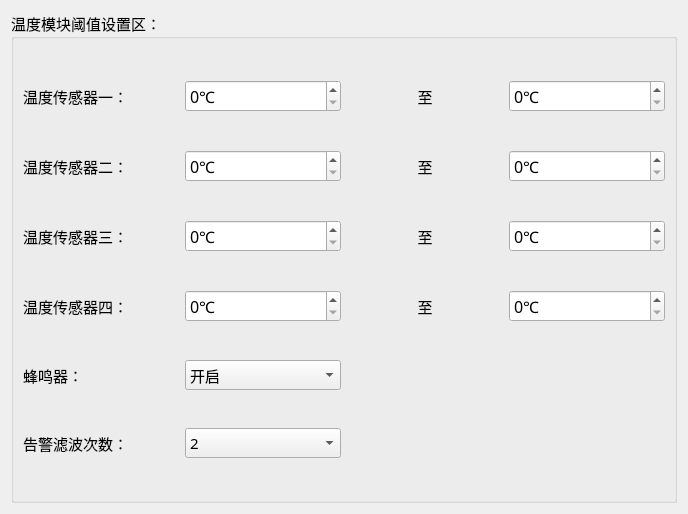
<?xml version="1.0" encoding="UTF-8"?>
<ui version="4.0">
 <class>Set_temper</class>
 <widget class="QWidget" name="Set_temper">
  <property name="geometry">
   <rect>
    <x>0</x>
    <y>0</y>
    <width>688</width>
    <height>514</height>
   </rect>
  </property>
  <property name="sizePolicy">
   <sizepolicy hsizetype="Preferred" vsizetype="Preferred">
    <horstretch>0</horstretch>
    <verstretch>0</verstretch>
   </sizepolicy>
  </property>
  <property name="windowTitle">
   <string>Form</string>
  </property>
  <layout class="QVBoxLayout" name="verticalLayout">
   <item>
    <widget class="QGroupBox" name="groupBox">
     <property name="font">
      <font>
       <family>微软雅黑</family>
       <pointsize>11</pointsize>
      </font>
     </property>
     <property name="title">
      <string>温度模块阈值设置区：</string>
     </property>
     <layout class="QGridLayout" name="gridLayout">
      <item row="3" column="0">
       <widget class="QLabel" name="tem4">
        <property name="font">
         <font>
          <family>微软雅黑</family>
          <pointsize>11</pointsize>
         </font>
        </property>
        <property name="text">
         <string>温度传感器四：</string>
        </property>
       </widget>
      </item>
      <item row="5" column="0">
       <widget class="QLabel" name="label_3">
        <property name="font">
         <font>
          <family>微软雅黑</family>
          <pointsize>11</pointsize>
         </font>
        </property>
        <property name="text">
         <string>告警滤波次数：</string>
        </property>
       </widget>
      </item>
      <item row="0" column="1">
       <widget class="QDoubleSpinBox" name="tem_minSpinBox_1">
        <property name="sizePolicy">
         <sizepolicy hsizetype="Preferred" vsizetype="Fixed">
          <horstretch>0</horstretch>
          <verstretch>0</verstretch>
         </sizepolicy>
        </property>
        <property name="font">
         <font>
          <family>微软雅黑</family>
          <pointsize>12</pointsize>
         </font>
        </property>
        <property name="wrapping">
         <bool>false</bool>
        </property>
        <property name="suffix">
         <string>℃</string>
        </property>
        <property name="decimals">
         <number>0</number>
        </property>
       </widget>
      </item>
      <item row="1" column="3">
       <widget class="QDoubleSpinBox" name="tem_maxSpinBox_2">
        <property name="sizePolicy">
         <sizepolicy hsizetype="Preferred" vsizetype="Fixed">
          <horstretch>0</horstretch>
          <verstretch>0</verstretch>
         </sizepolicy>
        </property>
        <property name="font">
         <font>
          <family>微软雅黑</family>
          <pointsize>12</pointsize>
         </font>
        </property>
        <property name="suffix">
         <string>℃</string>
        </property>
        <property name="decimals">
         <number>0</number>
        </property>
       </widget>
      </item>
      <item row="2" column="2">
       <widget class="QLabel" name="tem3_3">
        <property name="font">
         <font>
          <family>微软雅黑</family>
          <pointsize>11</pointsize>
         </font>
        </property>
        <property name="text">
         <string>至</string>
        </property>
        <property name="alignment">
         <set>Qt::AlignCenter</set>
        </property>
       </widget>
      </item>
      <item row="2" column="0">
       <widget class="QLabel" name="tem3">
        <property name="font">
         <font>
          <family>微软雅黑</family>
          <pointsize>11</pointsize>
         </font>
        </property>
        <property name="text">
         <string>温度传感器三：</string>
        </property>
       </widget>
      </item>
      <item row="3" column="3">
       <widget class="QDoubleSpinBox" name="tem_maxSpinBox_4">
        <property name="sizePolicy">
         <sizepolicy hsizetype="Preferred" vsizetype="Fixed">
          <horstretch>0</horstretch>
          <verstretch>0</verstretch>
         </sizepolicy>
        </property>
        <property name="font">
         <font>
          <family>微软雅黑</family>
          <pointsize>12</pointsize>
         </font>
        </property>
        <property name="suffix">
         <string>℃</string>
        </property>
        <property name="decimals">
         <number>0</number>
        </property>
       </widget>
      </item>
      <item row="1" column="1">
       <widget class="QDoubleSpinBox" name="tem_minSpinBox_2">
        <property name="sizePolicy">
         <sizepolicy hsizetype="Preferred" vsizetype="Fixed">
          <horstretch>0</horstretch>
          <verstretch>0</verstretch>
         </sizepolicy>
        </property>
        <property name="font">
         <font>
          <family>微软雅黑</family>
          <pointsize>12</pointsize>
         </font>
        </property>
        <property name="suffix">
         <string>℃</string>
        </property>
        <property name="decimals">
         <number>0</number>
        </property>
       </widget>
      </item>
      <item row="5" column="1">
       <widget class="QComboBox" name="filter_comboBox">
        <property name="font">
         <font>
          <family>微软雅黑</family>
          <pointsize>11</pointsize>
         </font>
        </property>
        <property name="currentText">
         <string>2</string>
        </property>
        <item>
         <property name="text">
          <string>2</string>
         </property>
        </item>
        <item>
         <property name="text">
          <string>3</string>
         </property>
        </item>
        <item>
         <property name="text">
          <string>4</string>
         </property>
        </item>
        <item>
         <property name="text">
          <string>5</string>
         </property>
        </item>
       </widget>
      </item>
      <item row="4" column="0">
       <widget class="QLabel" name="label_2">
        <property name="font">
         <font>
          <family>微软雅黑</family>
          <pointsize>11</pointsize>
         </font>
        </property>
        <property name="text">
         <string>蜂鸣器：</string>
        </property>
       </widget>
      </item>
      <item row="1" column="0">
       <widget class="QLabel" name="tem2">
        <property name="font">
         <font>
          <family>微软雅黑</family>
          <pointsize>11</pointsize>
         </font>
        </property>
        <property name="text">
         <string>温度传感器二：</string>
        </property>
       </widget>
      </item>
      <item row="0" column="3">
       <widget class="QDoubleSpinBox" name="tem_maxSpinBox_1">
        <property name="sizePolicy">
         <sizepolicy hsizetype="Preferred" vsizetype="Fixed">
          <horstretch>0</horstretch>
          <verstretch>0</verstretch>
         </sizepolicy>
        </property>
        <property name="font">
         <font>
          <family>微软雅黑</family>
          <pointsize>12</pointsize>
         </font>
        </property>
        <property name="suffix">
         <string>℃</string>
        </property>
        <property name="decimals">
         <number>0</number>
        </property>
       </widget>
      </item>
      <item row="4" column="1">
       <widget class="QComboBox" name="buzzer_comboBox">
        <property name="font">
         <font>
          <family>微软雅黑</family>
          <pointsize>11</pointsize>
         </font>
        </property>
        <item>
         <property name="text">
          <string>开启</string>
         </property>
        </item>
        <item>
         <property name="text">
          <string>关闭</string>
         </property>
        </item>
       </widget>
      </item>
      <item row="1" column="2">
       <widget class="QLabel" name="tem2_2">
        <property name="font">
         <font>
          <family>微软雅黑</family>
          <pointsize>11</pointsize>
         </font>
        </property>
        <property name="text">
         <string>至</string>
        </property>
        <property name="alignment">
         <set>Qt::AlignCenter</set>
        </property>
       </widget>
      </item>
      <item row="3" column="2">
       <widget class="QLabel" name="tem4_4">
        <property name="font">
         <font>
          <family>微软雅黑</family>
          <pointsize>11</pointsize>
         </font>
        </property>
        <property name="text">
         <string>至</string>
        </property>
        <property name="alignment">
         <set>Qt::AlignCenter</set>
        </property>
       </widget>
      </item>
      <item row="0" column="0">
       <widget class="QLabel" name="tem1">
        <property name="font">
         <font>
          <family>微软雅黑</family>
          <pointsize>11</pointsize>
         </font>
        </property>
        <property name="text">
         <string>温度传感器一：</string>
        </property>
       </widget>
      </item>
      <item row="0" column="2">
       <widget class="QLabel" name="tem1_1">
        <property name="font">
         <font>
          <family>微软雅黑</family>
          <pointsize>11</pointsize>
         </font>
        </property>
        <property name="text">
         <string>至</string>
        </property>
        <property name="alignment">
         <set>Qt::AlignCenter</set>
        </property>
       </widget>
      </item>
      <item row="2" column="1">
       <widget class="QDoubleSpinBox" name="tem_minSpinBox_3">
        <property name="sizePolicy">
         <sizepolicy hsizetype="Preferred" vsizetype="Fixed">
          <horstretch>0</horstretch>
          <verstretch>0</verstretch>
         </sizepolicy>
        </property>
        <property name="font">
         <font>
          <family>微软雅黑</family>
          <pointsize>12</pointsize>
         </font>
        </property>
        <property name="suffix">
         <string>℃</string>
        </property>
        <property name="decimals">
         <number>0</number>
        </property>
       </widget>
      </item>
      <item row="3" column="1">
       <widget class="QDoubleSpinBox" name="tem_minSpinBox_4">
        <property name="sizePolicy">
         <sizepolicy hsizetype="Preferred" vsizetype="Fixed">
          <horstretch>0</horstretch>
          <verstretch>0</verstretch>
         </sizepolicy>
        </property>
        <property name="font">
         <font>
          <family>微软雅黑</family>
          <pointsize>12</pointsize>
         </font>
        </property>
        <property name="suffix">
         <string>℃</string>
        </property>
        <property name="decimals">
         <number>0</number>
        </property>
       </widget>
      </item>
      <item row="2" column="3">
       <widget class="QDoubleSpinBox" name="tem_maxSpinBox_3">
        <property name="sizePolicy">
         <sizepolicy hsizetype="Preferred" vsizetype="Fixed">
          <horstretch>0</horstretch>
          <verstretch>0</verstretch>
         </sizepolicy>
        </property>
        <property name="font">
         <font>
          <family>微软雅黑</family>
          <pointsize>12</pointsize>
         </font>
        </property>
        <property name="suffix">
         <string>℃</string>
        </property>
        <property name="decimals">
         <number>0</number>
        </property>
       </widget>
      </item>
     </layout>
    </widget>
   </item>
  </layout>
 </widget>
 <resources/>
 <connections/>
</ui>
